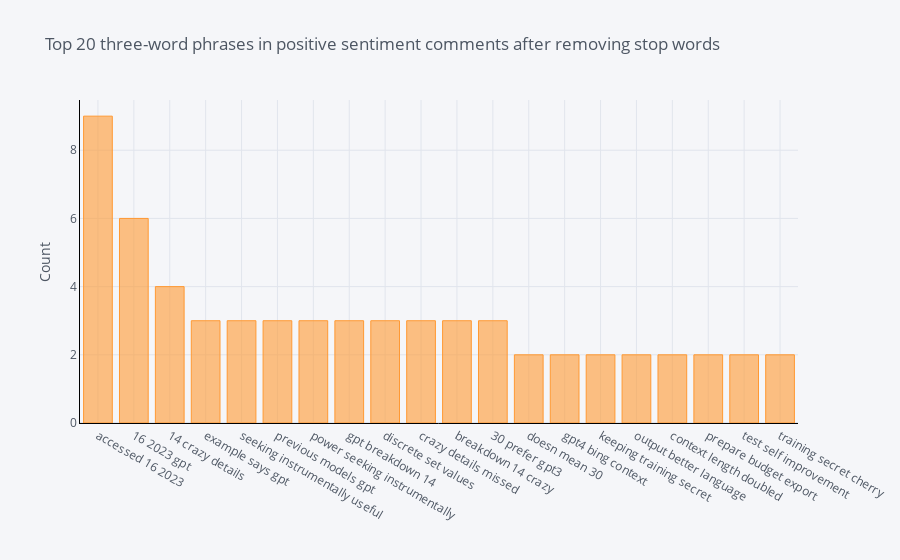

The cell this chart's notebook holds for it:
### Code cell
# Tri-grams

def get_top_n_trigram(corpus, n=None):
    vec = CountVectorizer(ngram_range=(3, 3), stop_words=list(stop_words)).fit(corpus)
    bag_of_words = vec.transform(corpus)
    sum_words = bag_of_words.sum(axis=0) 
    words_freq = [(word, sum_words[0, idx]) for word, idx in vec.vocabulary_.items()]
    words_freq =sorted(words_freq, key = lambda x: x[1], reverse=True)
    return words_freq[:n]
common_words = get_top_n_trigram(pos_df['text'], 20)
for word, freq in common_words:
    print(word, freq)
df6 = pd.DataFrame(common_words, columns = ['CommentsText' , 'count'])
df6.groupby('CommentsText').sum()['count'].sort_values(ascending=False).iplot(
    kind='bar', yTitle='Count', linecolor='black', title='Top 20 three-word phrases in positive sentiment comments after removing stop words')

### Figure 1 — Plotly figure (JSON) as saved in the notebook; plotly's stock layout.template omitted (floating-point values rounded to 4 significant figures)
{"data": [{"marker": {"color": "rgba(255, 153, 51, 0.6)", "line": {"color": "rgba(255, 153, 51, 1.0)", "width": 1}}, "name": "count", "orientation": "v", "text": "", "type": "bar", "x": ["accessed 16 2023", "16 2023 gpt", "14 crazy details", "example says gpt", "seeking instrumentally useful", "previous models gpt", "power seeking instrumentally", "gpt breakdown 14", "discrete set values", "crazy details missed", "breakdown 14 crazy", "30 prefer gpt3", "doesn mean 30", "gpt4 bing context", "keeping training secret", "output better language", "context length doubled", "prepare budget export", "test self improvement", "training secret cherry"], "y": [9, 6, 4, 3, 3, 3, 3, 3, 3, 3, 3, 3, 2, 2, 2, 2, 2, 2, 2, 2]}], "layout": {"legend": {"bgcolor": "#F5F6F9", "font": {"color": "#4D5663"}}, "paper_bgcolor": "#F5F6F9", "plot_bgcolor": "#F5F6F9", "title": {"font": {"color": "#4D5663"}, "text": "Top 20 three-word phrases in positive sentiment comments after removing stop words"}, "xaxis": {"gridcolor": "#E1E5ED", "linecolor": "black", "showgrid": true, "tickfont": {"color": "#4D5663"}, "title": {"font": {"color": "#4D5663"}, "text": ""}, "zerolinecolor": "#E1E5ED"}, "yaxis": {"gridcolor": "#E1E5ED", "linecolor": "black", "showgrid": true, "tickfont": {"color": "#4D5663"}, "title": {"font": {"color": "#4D5663"}, "text": "Count"}, "zerolinecolor": "#E1E5ED"}}}
